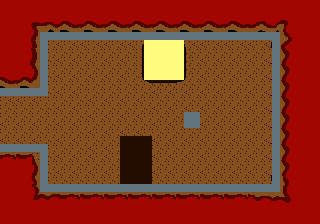

Rendered tile map (Tiled .tmx) drawn with the repository's tilesets; below, a short description and the map source with its tile grids summarised:
An orthogonal 40x28 tile map with 8x8 px tiles, 4 tile layers (gfx, walls, holes, spikes) and 6 objects (3x Enemy, 3x Item).

<map version="1.10" tiledversion="1.11.0" orientation="orthogonal" renderorder="right-down" width="40" height="28" tilewidth="8" tileheight="8" infinite="0" nextlayerid="6" nextobjectid="8">
 <tileset firstgid="1" source="fire-temple.tsx" />
 <layer id="1" name="gfx" width="40" height="28">
  <data>[1120 cells, 1120 non-empty, 165 distinct tile ids]</data>
 </layer>
 <layer id="2" name="walls" width="40" height="28">
  <data>[1120 cells, 104 non-empty, 1 distinct tile ids]</data>
 </layer>
 <layer id="5" name="holes" width="40" height="28">
  <data>[1120 cells, 25 non-empty, 1 distinct tile ids]</data>
 </layer>
 <layer id="3" name="spikes" width="40" height="28">
  <data>[1120 cells, 24 non-empty, 1 distinct tile ids]</data>
 </layer>
 <objectgroup id="4" name="objs">
  <object id="1" name="Blob" type="Enemy" x="216" y="96">
   <point />
  </object>
  <object id="2" name="Flameboi" type="Enemy" x="224" y="160">
   <properties>
    <property name="walk" value="L120,R120" />
   </properties>
   <point />
  </object>
  <object id="3" name="Flameboi" type="Enemy" x="104" y="72">
   <properties>
    <property name="walk" value="D120,U120" />
   </properties>
   <point />
  </object>
  <object id="5" name="Boots" type="Item" x="88" y="168">
   <point />
  </object>
  <object id="6" name="HeartItem" type="Item" x="240" y="72">
   <point />
  </object>
  <object id="7" name="HeartItem" type="Item" x="72" y="64">
   <point />
  </object>
 </objectgroup>
</map>
